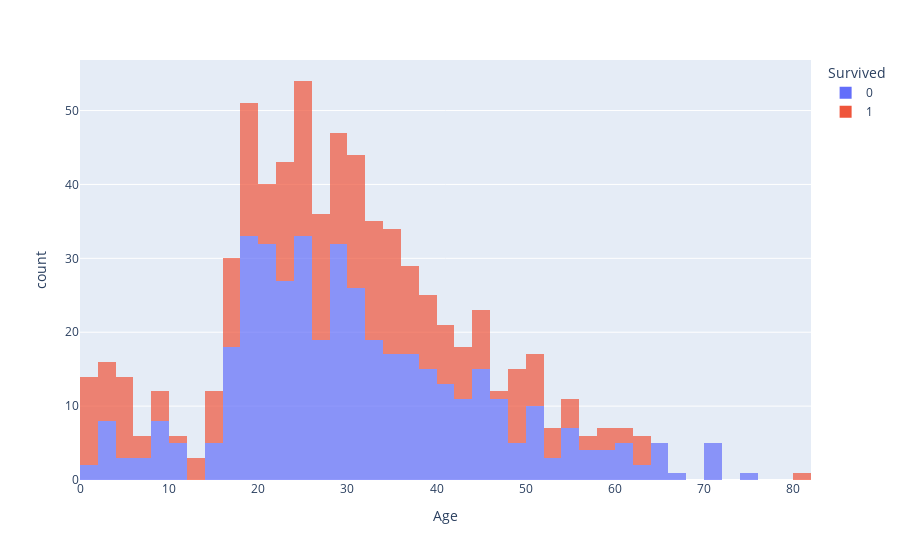

Here is the notebook cell this chart was saved with:
### Markdown cell above
In the example above we can see that by hovering over a data point we can learn more information about that specific data point.

Now let's look at a distrubution plot showing the age range by survival.

### Code cell
# Creating a histogram of age by survival
hist = px.histogram(data,x = "Age", opacity = 0.7, color = "Survived")
hist

### Figure 1 — Plotly figure (JSON) as saved in the notebook; plotly's stock layout.template omitted (floating-point values rounded to 4 significant figures; data arrays with more than 128 entries replaced by an {"elided": "..."} marker saying what was removed)
{"data": [{"alignmentgroup": "True", "bingroup": "x", "hovertemplate": "Survived=0<br>Age=%{x}<br>count=%{y}<extra></extra>", "legendgroup": "0", "marker": {"color": "#636efa", "opacity": 0.7}, "name": "0", "offsetgroup": "0", "orientation": "v", "showlegend": true, "type": "histogram", "x": {"elided": "549 float values"}, "xaxis": "x", "yaxis": "y"}, {"alignmentgroup": "True", "bingroup": "x", "hovertemplate": "Survived=1<br>Age=%{x}<br>count=%{y}<extra></extra>", "legendgroup": "1", "marker": {"color": "#EF553B", "opacity": 0.7}, "name": "1", "offsetgroup": "1", "orientation": "v", "showlegend": true, "type": "histogram", "x": {"elided": "342 float values"}, "xaxis": "x", "yaxis": "y"}], "layout": {"barmode": "relative", "legend": {"title": {"text": "Survived"}, "tracegroupgap": 0}, "margin": {"t": 60}, "xaxis": {"anchor": "y", "domain": [0, 1], "title": {"text": "Age"}}, "yaxis": {"anchor": "x", "domain": [0, 1], "title": {"text": "count"}}}}
